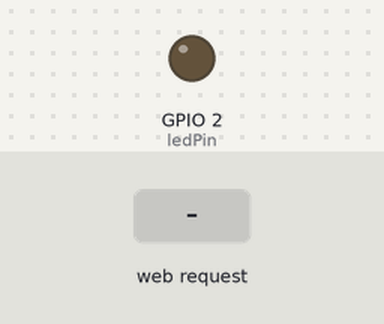
A sketch run on a simulated ESP32. On the bench: output pins drawn as LEDs (lit = HIGH). Inputs (shaded band) come from the test bench. What the sketch prints to the serial monitor is not drawn.

Above: at 1.2 s.
1.3 s: HTTP request GET /nyala received
At 2.5 s:
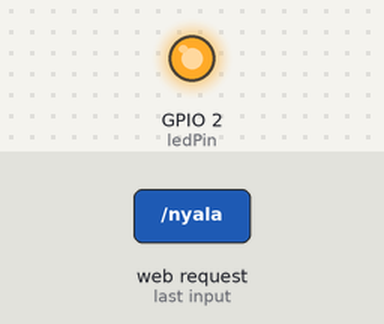
2.8 s: HTTP request GET /mati received
At 3.6 s:
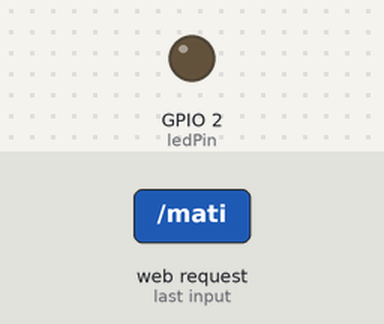
Timing chart, 0 to 5.8 s (numbered marks = the images above; inputs shaded):
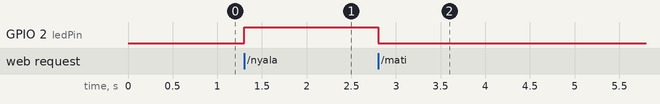

Measured:
- after the input at 1.3 s, GPIO 2 (ledPin): LOW → HIGH at once
- after the input at 2.8 s, GPIO 2 (ledPin): HIGH → LOW at once

The sketch:

esp32.ino
```cpp
#include <WiFi.h>
#include <WebServer.h>

// Konfigurasi nama Wi-Fi dan password untuk Access Point
const char* ssid = "ESP32_AP";      // Nama Wi-Fi
const char* password = "12345678";  // Password Wi-Fi

// Web server di port 80
WebServer server(80);

// Pin LED
const int ledPin = 2; // Pin GPIO 2 (LED bawaan ESP32)

// Status LED
bool ledStatus = false;

// Fungsi untuk menangani halaman utama
void handleRoot() {
  String html = "<h1>Kontrol LED ESP32</h1>";
  html += "<p>Status LED: " + String(ledStatus ? "Nyala" : "Mati") + "</p>";
  html += "<button onclick=\"location.href='/nyala'\">Nyalakan LED</button>";
  html += "<button onclick=\"location.href='/mati'\">Matikan LED</button>";
  server.send(200, "text/html", html);
}

// Fungsi untuk menyalakan LED
void handleNyala() {
  ledStatus = true;
  digitalWrite(ledPin, HIGH); // Nyalakan LED
  server.send(200, "text/html", "<h1>LED Nyala!</h1><a href='/'>Kembali</a>");
}

// Fungsi untuk mematikan LED
void handleMati() {
  ledStatus = false;
  digitalWrite(ledPin, LOW); // Matikan LED
  server.send(200, "text/html", "<h1>LED Mati!</h1><a href='/'>Kembali</a>");
}

void setup() {
  // Serial Monitor untuk debugging
  Serial.begin(115200);

  // Menyiapkan pin LED sebagai output
  pinMode(ledPin, OUTPUT);
  digitalWrite(ledPin, LOW); // Matikan LED saat awal

  // Menyiapkan ESP32 sebagai Access Point
  WiFi.softAP(ssid, password);
  Serial.println("Access Point dimulai");
  Serial.print("Nama Wi-Fi: ");
  Serial.println(ssid);
  Serial.print("Password: ");
  Serial.println(password);

  // Tampilkan alamat IP Access Point
  IPAddress IP = WiFi.softAPIP();
  Serial.print("Alamat IP Access Point: ");
  Serial.println(IP);

  // Konfigurasi server
  server.on("/", handleRoot);  // Halaman utama
  server.on("/nyala", handleNyala); // Halaman untuk menyalakan LED
  server.on("/mati", handleMati);   // Halaman untuk mematikan LED
  server.begin();                   // Mulai server
  Serial.println("Server dimulai");
}

void loop() {
  server.handleClient(); // Menangani permintaan dari klien
}
```
